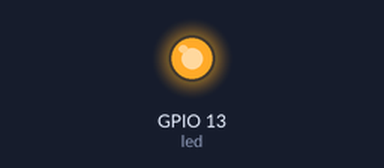
The program below on a simulated Raspberry Pi (BCM pin numbers). Shown: output pins drawn as LEDs (lit = HIGH). At 6.1 s the program stops and its outputs stay as they are.

Above: at 5.1 s.
At 6.1 s:
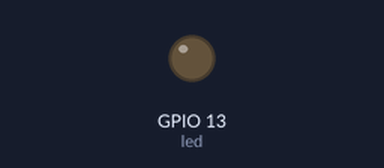
Timing chart, 0 to 7.6 s (numbered marks = the images above):
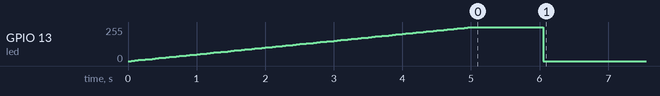

The program:

PWM.py
```python
import RPi.GPIO as GPIO
import time

led = 13
GPIO.setmode(GPIO.BCM)
GPIO.setup(led, GPIO.OUT)
GPIO.output(led, GPIO.LOW)
pwm = GPIO.PWM(led, 1000)
pwm.start(0)
try:
    for dc in range(0, 101):
        pwm.ChangeDutyCycle(dc)
        time.sleep(0.05)
    time.sleep(1)
    GPIO.cleanup()

except:
    GPIO.cleanup()
```

Measured:
- by itself, GPIO 13 (led): rises from 0/255 to 255/255 in 5.0 s, then falls to 0/255 in 1.1 s
